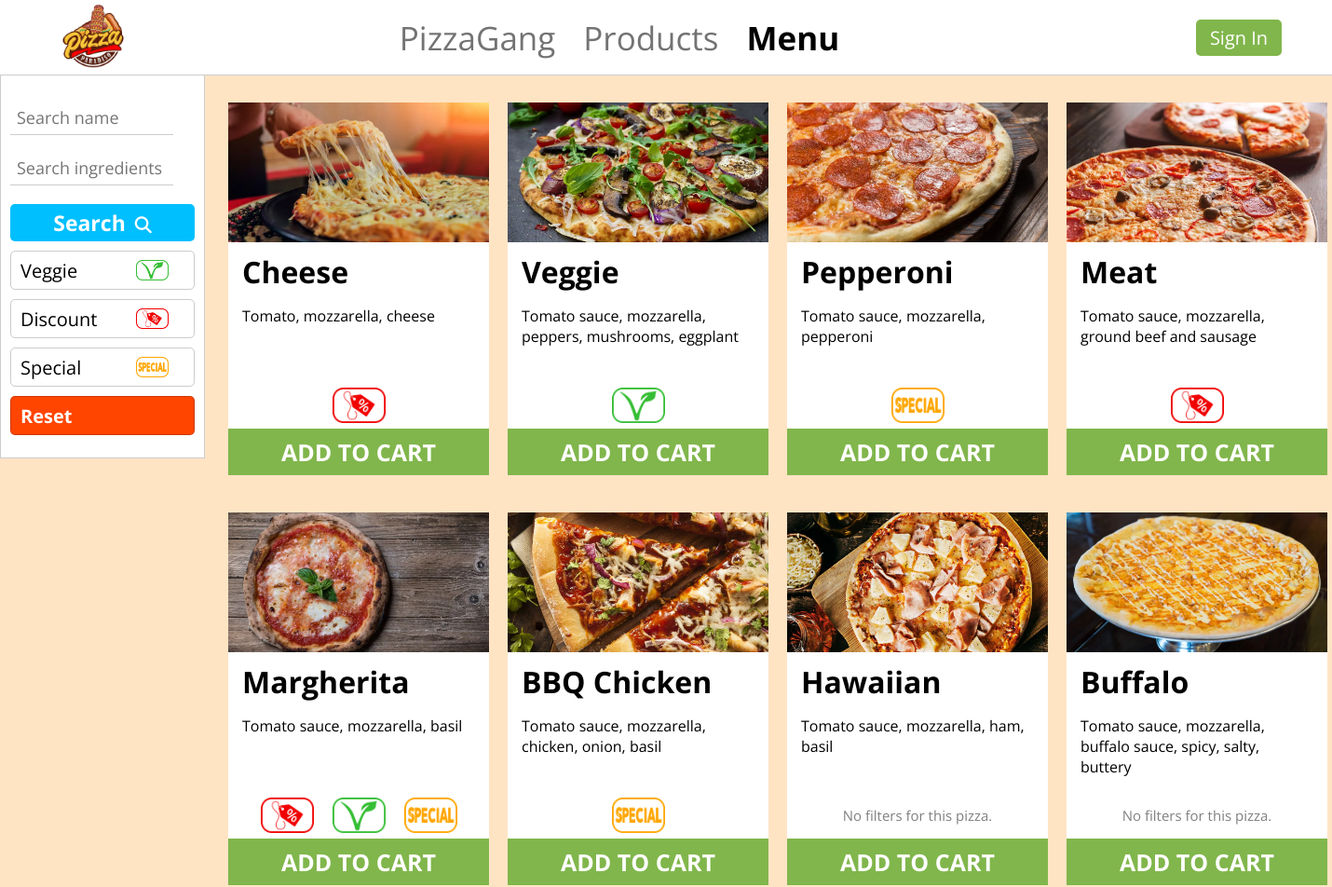
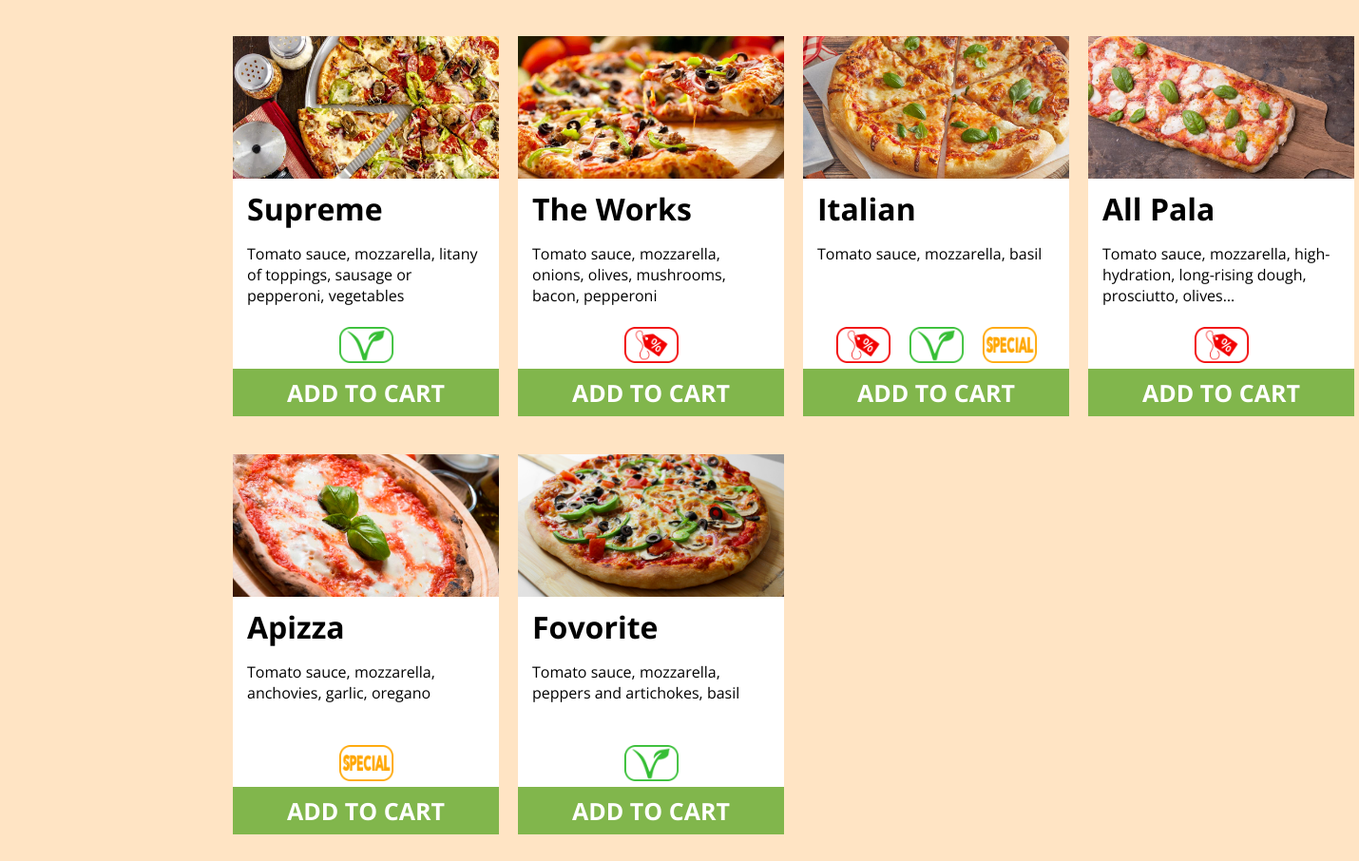
The app's page /menu/ with its own data (2 pictures, top to bottom).
### PizzaGang/main/models.py (models this page shows, shortened)
class Pizza(models.Model):
    name = models.CharField(max_length=30)
    ingredients = models.TextField()
    image = models.ImageField(upload_to='static/images/pizza/')
    price = models.FloatField(validators=[validate_positive])
    is_special = models.BooleanField(blank=True, null=True)
    is_offer = models.BooleanField(blank=True, null=True)
    is_vege = models.BooleanField(blank=True, null=True)
    discount = models.IntegerField(blank=True, null=True)
    duplication_count = models.IntegerField(default=1)

### PizzaGang/main/views.py (the view)
# urls.py: path('menu/', MenuView, name='menu'),
def MenuView(request):
    pizza_list = Pizza.objects.all()
    pizza_filter = PizzaOrderFilter(request.GET, queryset=pizza_list)
    context = {
        'pizza_list': pizza_list,
        'pizza_filter': pizza_filter,
        'in_menu': True
    }
    return render(request, 'pizza/menu.html', context)

### PizzaGang/main/context_processors.py (called while the page is built, shortened)
def get_cart_items_count(request):
    cart_items_count = 0
    return {'cart_items_count': cart_items_count, 'current_user': request.user}

### PizzaGang/main/templatetags/custom_filters.py (called while the page is built)
@register.filter(name='has_group')
def has_group(user, group_name):
    return user.groups.filter(name=group_name).exists()

### templates/pizza/menu.html (shortened to what this page needs)
{% extends 'base/base.html' %}
{% load static %}
{% block head %}
    <link rel="stylesheet" href="{% static 'css/show_menu.css' %}">
{% endblock %}
{% block content %}
    <div class="main-menu-container">
        <div class="sidebar">
            <form method="get" action="{% url 'menu' %}">
                <div class="item">
                    {{ pizza_filter.form.name }}
                    <hr>
                </div>
                <div class="item">
                    {{ pizza_filter.form.ingredients }}
                    <hr>
                </div>
                <button type="submit">
                    Search<i class="fa-solid fa-magnifying-glass"></i>
                </button>
                <a href="/menu/?name=&ingredients=&is_vege=true">
                    Veggie
                    <img src="{% static 'images/icons/vege.png' %}" alt="ve_img">
                </a>
                <a href="/menu/?name=&ingredients=&is_offer=true">
                    Discount
                    <img src="{% static 'images/icons/discount.png' %}" alt="di_img">
                </a>
                <a href="/menu/?name=&ingredients=&is_special=true">
                    Special
                    <img src="{% static 'images/icons/special.png' %}" alt="sp_img">
                </a>
                <a class="reset" href="{% url 'menu' %}">Reset</a>
            </form>
        </div>
        <div class="main-container">
            {% for pizza in pizza_filter.qs %}
            <div class="pizza-container">
                <div class="img-container">
                    <img src="{{ pizza.image.url }}" alt="pizza-img">
                </div>
                <div class="info-container">
                    <h1>{{ pizza.name }}</h1>
                    <p class="ingredients">{{ pizza.ingredients|truncatechars:80 }}</p>
                </div>
                <div class="filters-container">
                    {% if pizza.is_offer %}
                        <img src="{% static 'images/icons/discount.png' %}" alt="pizza-offer-img">
                    {% endif %}
                    {% if pizza.is_vege %}
                        <img src="{% static 'images/icons/vege.png' %}" alt="pizza-vege-img">
                    {% endif %}
                    {% if pizza.is_special %}
                        <img src="{% static 'images/icons/special.png' %}" alt="pizza-special-img">
                    {% endif %}
                    {% if not pizza.is_special and not pizza.is_vege and not pizza.is_offer %}
                        <p>No filters for this pizza.</p>
                    {% endif %}
                </div>
                <div class="order-button-container">
                    <form action="{% url 'add_to_cart' pizza.pk %}" method="post">
                        <button type="submit">ADD TO CART</button>
                    </form>
                </div>
            </div>
            {% endfor %}
        </div>
    </div>
{% endblock %}

### static/css/show_menu.css (style rules this page uses)
.main-menu-container { display: grid; grid-template-columns: 220px 1fr; column-gap: 20px; }
.sidebar { height: 370px; background-color: white; padding: 30px 10px 10px 10px; border: 1px solid rgba(0, 0, 0, 0.2); }
.sidebar input { border: 0; box-sizing: border-box; font-size: 20px; width: 200px; }
.sidebar input::placeholder { font-size: 18px; padding-left: 5px; }
.sidebar hr { margin: 4px 0 20px 0; border: none; height: 1px; color: rgba(0, 0, 0, 0.20); background-color: rgba(0, 0, 0, 0.20); width: 175px; }
.sidebar button { cursor: pointer; color: white; font-weight: bold; font-size: 23px; background-color: deepskyblue; border: 0; height: 40px; border-radius: 5px; width: 100%; }
.sidebar button i { font-size: 18px; margin-left: 10px; }
.sidebar a { height: 40px; border-radius: 5px; margin-top: 10px; display: grid; grid-template-columns: 2fr 1fr; align-items: center; padding-left: 10px; border: 1px solid rgba(0, 0, 0, 0.2); text-decoration: none; color: black; font-size: 20px; }
.sidebar a img { width: 35px; }
.sidebar .reset { background-color: orangered; color: white; font-weight: bold; }
.main-container { margin-top: 30px; margin-bottom: 50px; display: grid; grid-template-columns: 280px 280px 280px 280px; justify-content: center; column-gap: 20px; row-gap: 40px; }
.pizza-container { cursor: default; position: relative; height: 400px; background-color: white; transition: box-shadow 0.1s; }
.img-container { position: absolute; top: 0; left: 0; right: 0; bottom: 250px; }
.img-container img { width: 100%; height: 100%; object-fit: cover; }
.info-container { position: absolute; top: 150px; bottom: 100px; left: 0; right: 0; padding: 0 15px 0 15px; }
.info-container h1 { margin: 10px 0 15px 0; }
.info-container p { margin: 0; }
.filters-container { position: absolute; top: 300px; bottom: 50px; left: 0; right: 0; padding: 0 15px 0 15px; display: flex; column-gap: 20px; align-items: center; justify-content: center; }
.filters-container img { width: 57px; }
.filters-container p { font-size: 15px; color: gray; }
.order-button-container { position: absolute; top: 350px; bottom: 0; left: 0; right: 0; }
.order-button-container button { cursor: pointer; position: absolute; border: 0; left: 0; right: 0; top: 0; bottom: 0; background-color: rgb(129, 182, 76); color: white; font-size: 25px; font-weight: bold; }

### records on screen
Pizza: image (picture), name "Cheese", ingredients "Tomato, mozzarella, cheese", is_offer True (drawn)
Pizza: image (picture), name "Veggie", ingredients "Tomato sauce, mozzarella, peppers, mushrooms, eggplant", is_vege True (drawn)
Pizza: image (picture), name "Pepperoni", ingredients "Tomato sauce, mozzarella, pepperoni", is_special True (drawn)
Pizza: image (picture), name "Meat", ingredients "Tomato sauce, mozzarella, ground beef and sausage", is_offer True (drawn)
Pizza: image (picture), name "Margherita", ingredients "Tomato sauce, mozzarella, basil", is_offer True (drawn), is_vege True (drawn), is_special True (drawn)
Pizza: image (picture), name "BBQ Chicken", ingredients "Tomato sauce, mozzarella, chicken, onion, basil", is_special True (drawn)
Pizza: image (picture), name "Hawaiian", ingredients "Tomato sauce, mozzarella, ham, basil", shows "No filters for this pizza."
Pizza: image (picture), name "Buffalo", ingredients "Tomato sauce, mozzarella, buffalo sauce, spicy, salty, buttery", shows "No filters for this pizza."
Pizza: image (picture), name "Supreme", ingredients "Tomato sauce, mozzarella, litany of toppings, sausage or pepperoni, vegetables", is_vege True (drawn)
Pizza: image (picture), name "The Works", ingredients "Tomato sauce, mozzarella, onions, olives, mushrooms, bacon, pepperoni", is_offer True (drawn)
Pizza: image (picture), name "Italian", ingredients "Tomato sauce, mozzarella, basil", is_offer True (drawn), is_vege True (drawn), is_special True (drawn)
Pizza: image (picture), name "All Pala", ingredients "Tomato sauce, mozzarella, high-hydration, long-rising dough, prosciutto, olives…", is_offer True (drawn)
Pizza: image (picture), name "Apizza", ingredients "Tomato sauce, mozzarella, anchovies, garlic, oregano", is_special True (drawn)
Pizza: image (picture), name "Fovorite", ingredients "Tomato sauce, mozzarella, peppers and artichokes, basil", is_vege True (drawn)
